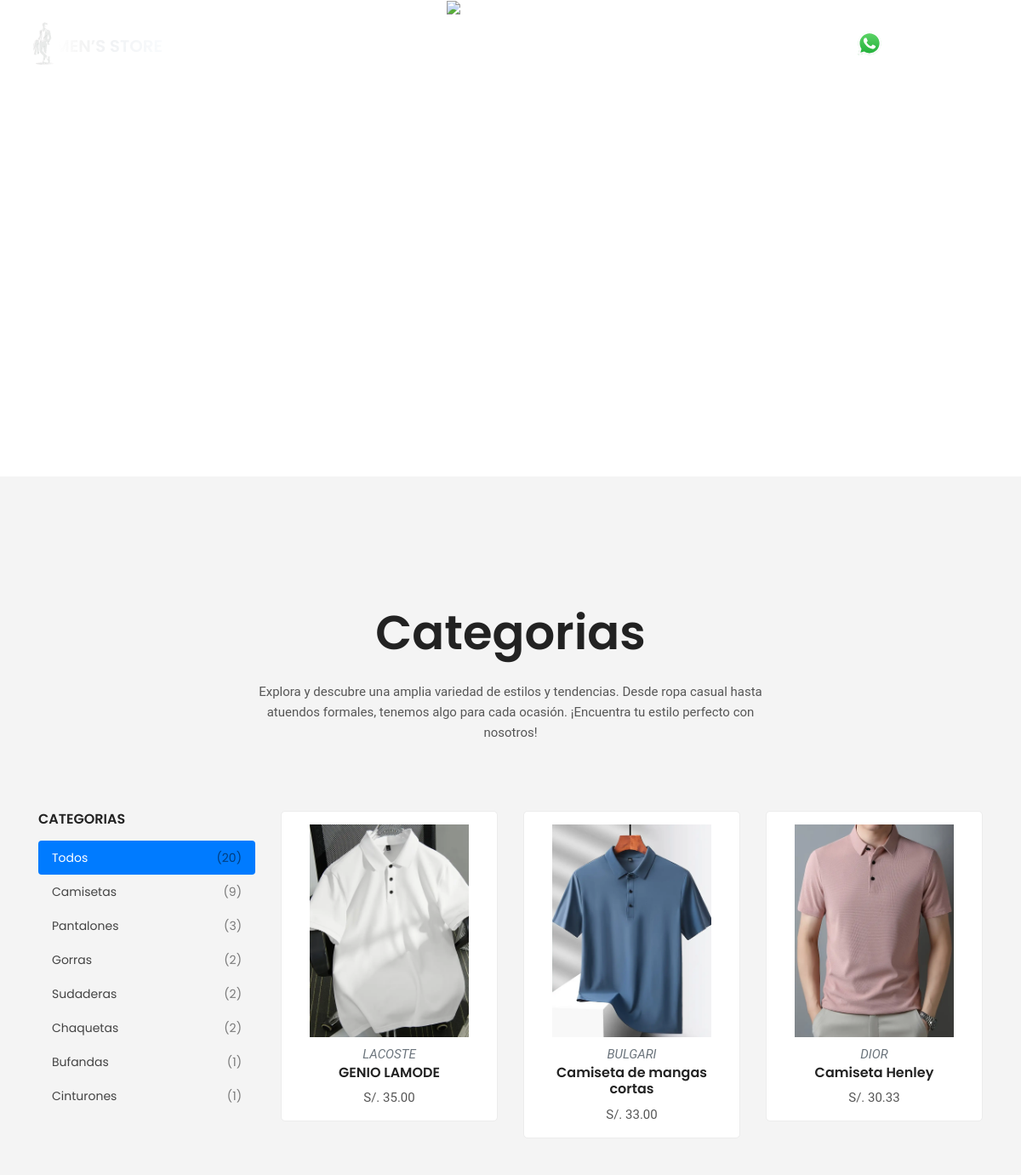
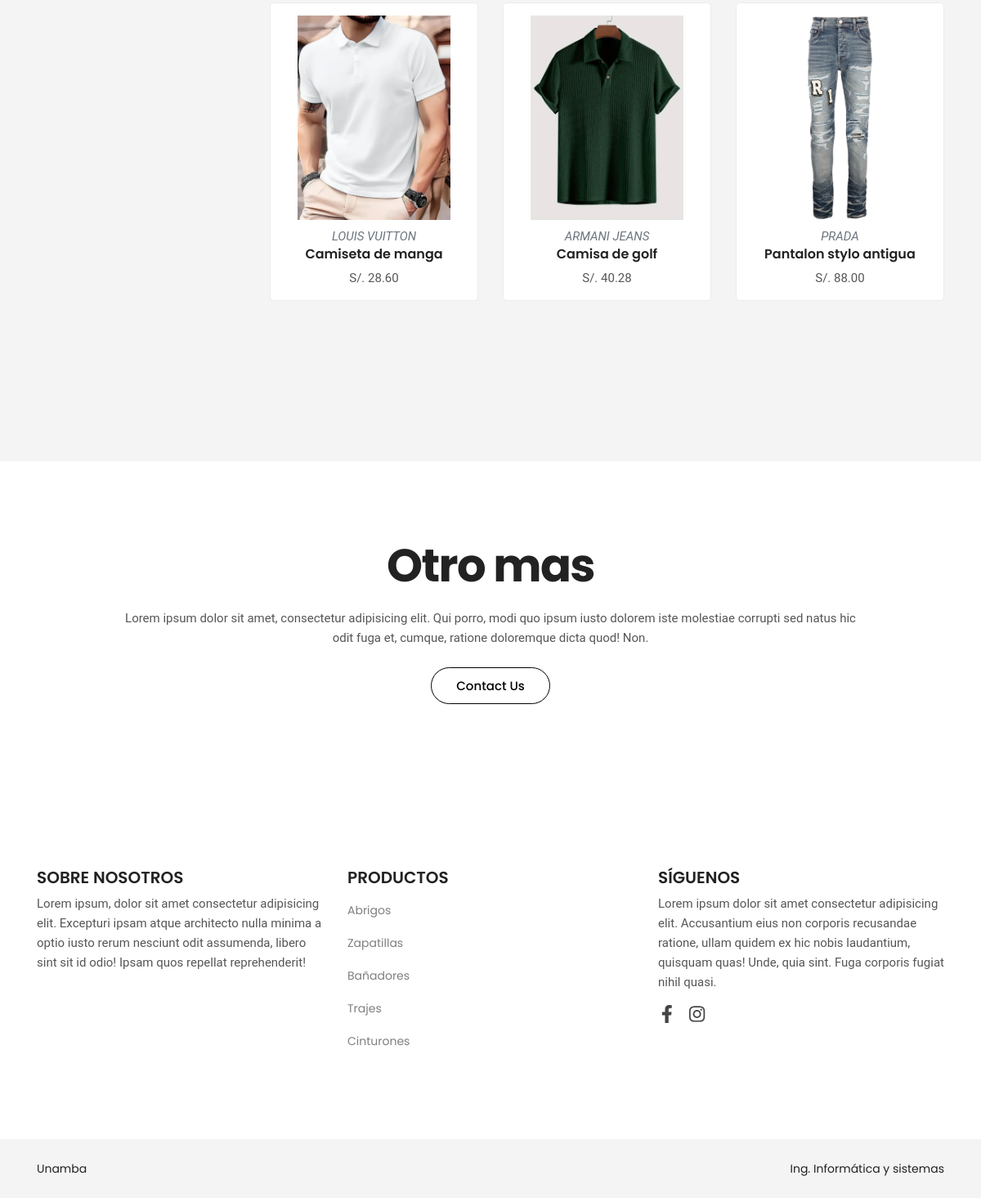
/cliente/producto/producto.php, run on the app's committed database (2 pictures, top to bottom).
### tables this page shows
CREATE TABLE `categoria` (
  `catId` int(11) NOT NULL,
  `catNombre` varchar(100) DEFAULT NULL,
  `catDescripcion` varchar(255) DEFAULT NULL,
  `catDetalle` varchar(100) DEFAULT NULL,
  `catImg` varchar(255) DEFAULT NULL,
  `catFechaRegis` datetime DEFAULT current_timestamp() ON UPDATE current_timestamp()
);

CREATE TABLE `producto` (
  `proId` int(11) NOT NULL,
  `catId` int(11) DEFAULT NULL,
  `marId` int(11) DEFAULT NULL,
  `proNombre` varchar(50) NOT NULL,
  `proDescripcion` varchar(150) DEFAULT NULL,
  `proImg` varchar(255) DEFAULT NULL,
  `proImg2` varchar(255) DEFAULT NULL,
  `proPrecio` decimal(8,2) DEFAULT NULL,
  `proFechaRegistro` datetime DEFAULT current_timestamp() ON UPDATE current_timestamp()
);

CREATE TABLE `marca` (
  `marId` int(11) NOT NULL,
  `marNombre` varchar(50) DEFAULT NULL,
  `marImg` varchar(255) NOT NULL,
  `marFechaRegis` datetime DEFAULT current_timestamp()
);

### cliente/producto/producto.php (the view, shortened to what this page needs)
<?php include "../header.php";
$result = mysqli_query($con, "SELECT COUNT(DISTINCT p.proId) FROM producto p INNER JOIN stock s ON p.proId = s.proId WHERE s.stoCantidad > 0");
$row = mysqli_fetch_row($result);
$numrows = $row[0];
 ?>
<section class="align-items-center-categories">
    <div class="container">
        <div class="row">
            <div class="col-12">
                <div class="text-categories text-center">
                    <h1 class="text-white text-uppercase mb-3"><strong> LO QUE OFRECEMOS </strong></h1>
                    <ol class="breadcrumb d-flex justify-content-center white-70">
                        <li class="breadcrumb-item"><a class="text-uppercase text-white" href="index.php">Inicio</a></li>
                        <li class="breadcrumb-item text-white active">Categorias</li>
                        <li class="breadcrumb-item text-white active">
                            <?php
                            $selectedCategory = isset($_GET['category']) ? $_GET['category'] : '';
                            ?>
                        </li>
                    </ol>
                </div>
            </div>
        </div>
        <div class="fond-section-categories">
            <img src="../recursos/img/welcome/section-categorias.svg" alt="section-categorias">
        </div>
    </div>
</section>
<section id="service" class="section service-area bg-grey ptb_150">
    <div class="container">
        <div class="row justify-content-center">
            <div class="col-12 col-md-10 col-lg-7">
                <div class="section-heading text-center">
                    <h1>Categorias</h1>
                    <p class="d-none d-sm-block mt-4">Explora y descubre una amplia variedad de estilos y tendencias. Desde ropa casual hasta atuendos formales, tenemos algo para cada ocasión. ¡Encuentra tu estilo perfecto con nosotros!</p>
                </div>
            </div>
        </div>
        <div class="row">
        <div class="col-3">
            <div class="nav flex-column nav-pills" id="v-pills-tab" role="tablist" aria-orientation="vertical">
            <h5 class="mb-3">CATEGORIAS</h5>
            <a class="nav-link <?php echo $selectedCategory == '' ? 'active' : ''; ?> d-flex justify-content-between align-items-center" id="v-pills-home-tab" data-toggle="pill" href="#v-pills-home" role="tab" aria-controls="v-pills-home" aria-selected="true">
                Todos <span class="text-black-50 ml-2">(<?= $numrows ?>)</span>
            </a>
            <?php
            $categories = mysqli_query($con, "SELECT catId, catNombre FROM categoria");
            while ($category = mysqli_fetch_assoc($categories)) {
                $category_id = $category['catId'];
                $product_count_query = mysqli_query($con, "SELECT COUNT(DISTINCT p.proId) FROM producto p
                                      INNER JOIN stock s ON p.proId = s.proId
                                      WHERE s.stoCantidad > 0 AND p.catId = $category_id");
                $product_count = mysqli_fetch_row($product_count_query)[0];
                if ($product_count > 0) {
                $activeClass = $selectedCategory == $category_id ? 'active' : '';
                echo "<a class='nav-link d-flex justify-content-between align-items-center $activeClass' id='v-pills-{$category['catId']}-tab' data-toggle='pill' href='#v-pills-{$category['catId']}' role='tab' aria-controls='v-pills-{$category['catId']}' aria-selected='false'>{$category['catNombre']} <span class='text-black-50 ml-2'>($product_count)</span></a>";
                }
            }
            ?>
            </div>
        </div>
        <div class="col-9">
            <div class="tab-content" id="v-pills-tabContent">
            <div class="tab-pane fade <?php echo $selectedCategory == '' ? 'show active' : ''; ?>" id="v-pills-home" role="tabpanel" aria-labelledby="v-pills-home-tab">
                <div class="row">
                <?php
                $qs = "SELECT DISTINCT p.proId, p.proNombre, p.proPrecio, p.proImg, m.marNombre FROM producto p
                       INNER JOIN stock s ON p.proId = s.proId INNER JOIN marca m on m.marId=p.marId
                       WHERE s.stoCantidad > 0
                       ORDER BY p.proId DESC LIMIT 6";
                $r1 = mysqli_query($con, $qs);
                while ($rod = mysqli_fetch_array($r1)) {
                    $id = "$rod[proId]";
                    $name = "$rod[proNombre]";
                    $price = "$rod[proPrecio]";
                    $ufile = "$rod[proImg]";
                    $marNombre = "$rod[marNombre]";
                    echo "
                    <div class='col-12 col-md-6 col-lg-4 mb-3'>
                       <a href='detalleproducto.php?id=$id' class='hover-products'><div class='single-service color-1 bg-hover hover-bottom text-center' style='padding:5px 15px 15px'>
                        <img src='../../paneladministrador/recursos/uploads/producto/$ufile' alt='img' class='category-img'>
                        <p class='text-muted font-italic mt-2'>$marNombre</p>
                        <h5 class='mb-2'>$name</h5>
                        <p>S/. $price</p>
                    </div>  </a>
                    </div>
                    ";
                }
                ?>
                </div>
            </div>
            </div>
        </div>
        </div>
        </div>
    </section>
<section class="section cta-area bg-overlay ptb_100">
    <div class="container">
        <div class="row justify-content-center">
            <div class="col-12 col-lg-10">
                <div class="section-heading text-center m-0">
                    <h2 class="text-black">Otro mas</h2>
                    <p class="text-black d-none d-sm-block mt-4">Lorem ipsum dolor sit amet, consectetur adipisicing elit. Qui porro, modi quo ipsum iusto dolorem iste molestiae corrupti sed natus hic odit fuga et, cumque, ratione doloremque dicta quod! Non.</p>
                    <a href="contacto.php" class="btn btn-bordered-black mt-4">Contact Us</a>
                </div>
            </div>
        </div>
    </div>
</section>
<?php include "../footer.php"; ?>

### cliente/footer.php (shortened to what this page needs)
<?php include "coneccionbd.php"; ?>
<footer class="section footer-area">
        <div class="footer-top ptb_100">
                <div class="container">
                        <div class="row">
                                <div class="col-12 col-sm-6 col-lg-4">
                                        <div class="footer-items">
                                                <h3 class="footer-title text-uppercase mb-2">Sobre Nosotros</h3>
                                                <p class="mb-2">Lorem ipsum, dolor sit amet consectetur adipisicing elit. Excepturi ipsam atque architecto nulla minima a optio iusto rerum nesciunt odit assumenda, libero sint sit id odio! Ipsam quos repellat reprehenderit!</p>
                                        </div>
                                </div>
                                <div class="col-12 col-sm-6 col-lg-4">
                                        <div class="footer-items">
                                                <h3 class="footer-title text-uppercase mb-2">Productos</h3>
                                                <ul>
                                                        <?php
                                                        $q = "SELECT * FROM  categoria ORDER BY catId DESC LIMIT 5";
                                                        $r123 = mysqli_query($con, $q);
                                                        while ($ro = mysqli_fetch_array($r123)) {
                                                                $catId = "$ro[catId]";
                                                                $catNombre = "$ro[catNombre]";
                                                                print "
                                                                <li class='py-2'><a class='text-black-50' href='producto/producto.php?id=$catId'>$catNombre</a></li>
                                                                ";
                                                        }
                                                        ?>
                                                </ul>
                                        </div>
                                </div>
                                <div class="col-12 col-sm-6 col-lg-4">
                                        <div class="footer-items">
                                                <h3 class="footer-title text-uppercase mb-2">Síguenos</h3>
                                                <p class="mb-2">Lorem ipsum dolor sit amet consectetur adipisicing elit. Accusantium eius non corporis recusandae ratione, ullam quidem ex hic nobis laudantium, quisquam quas! Unde, quia sint. Fuga corporis fugiat nihil quasi.</p>
                                                <ul class="social-icons list-inline pt-2">
                                                        <li class="list-inline-item px-1"><a href="https://www.facebook.com/usuario"><i class="fab fa-facebook-f"></i></a></li>
                                                        <li class="list-inline-item px-1"><a href="https://www.instagram.com/usuario"><i class="fab fa-instagram"></i></a></li>
                                                </ul>
                                        </div>
                                </div>
                        </div>
                </div>
        </div>
        <div class="footer-bottom bg-grey">
                <div class="container">
                        <div class="row">
                                <div class="col-12">
                                        <div class="copyright-area d-flex flex-wrap justify-content-center justify-content-sm-between text-center py-4">
                                                <div class="copyright-left">Unamba</div>
                                                <div class="copyright-right">Ing. Informática y sistemas</div>
                                        </div>
                                </div>
                        </div>
                </div>
        </div>
</footer>
</body>
</html>

### cliente/recursos/css/style.css (style rules this page uses)
* { margin: 0; padding: 0; }
body { font-family: 'Poppins', sans-serif; font-size: 14px; line-height: 24px; font-weight: 400; color: #222; }
section, .section { position: relative; }
.container { width: 100%; margin: 0 auto; }
h1,h2,h3,h4,h5,h6 { font-weight: 600; color: #222; margin-bottom: 0; }
h1 { font-size: 4em; font-weight: 600; line-height: 1.2; }
h2 { font-size: 40px; line-height: 1.3; }
h3 { font-size: 20px; line-height: 1.2; }
h5 { font-size: 16px; }
p { font-family: 'Roboto', sans-serif; font-size: 15px; font-weight: 400; line-height: 24px; color: #565656; margin-bottom: 0; }
a { color: #444; -webkit-transition: all 0.3s ease 0s; transition: all 0.3s ease 0s; }
a, a:hover, a:focus { text-decoration: none; outline: none; -webkit-box-shadow: none; box-shadow: none; }
ol, ul { margin: 0; padding: 0; }
ol li, ul li { list-style: none; }
img { height: auto; max-width: 100%; }
.white-70 { color: #ffffff; opacity: 0.7; }
.section-heading { margin-bottom: 80px; }
.section-heading > h2 { display: inline-block; font-size: 56px; font-weight: 700; line-height: 1em; letter-spacing: -1.6px; }
.ptb_100 { padding: 100px 0; }
.ptb_150 { padding: 150px 0; }
.btn { font-size: 15px; font-weight: 500; color: #fff; line-height: 1; text-align: center; padding: 14px 30px; border: 0 none; border-radius: 100px; outline: 0 none; position: relative; z-index: 1; }
.btn.btn-bordered-black { color: black; background: transparent; border:1px solid #000000; }
.align-items-center-categories { position: relative; min-height: 70vh; display: flex; align-items: center; justify-content: center; color: white; text-align: center; overflow: hidden; }
.text-categories { position: relative; z-index: 2; }
.fond-section-categories { position: absolute; top: 0; left: 0; width: 100%; height: 100%; z-index: 1; overflow: hidden; }
.fond-section-categories img { width: 100%; height: 100%; object-fit: cover; }
.bg-overlay, .overlay-dark { position: relative; z-index: 0; }
.bg-overlay::after, .overlay-dark:after { position: absolute; content: ''; height: 100%; width: 100%; top: 0; left: 0; }
.bg-overlay::after { opacity: 0.95; z-index: -1; }
.color-1 { color: #be63f9; }
.bg-grey { background-color: #f4f4f4; }
.btn, .btn:active, .btn.btn-bordered:before, .btn.btn-bordered-white:after { background: linear-gradient(-45deg, #131213 0%, #1d1c1f 100%); }
.social-icons svg { display: block; height: 100%; line-height: 45px; margin: 0 auto; -webkit-transition: all 0.3s ease 0s; transition: all 0.3s ease 0s; }
.bg-hover { position: relative; }
.bg-hover::after { position: absolute; content: ''; height: 10px; width: 100%; left: 0; -webkit-transition: background-color 0.3s ease 0s; transition: background-color 0.3s ease 0s; }
.bg-hover.hover-bottom::after { bottom: 0; }
.service-area { z-index: 1; }
.single-service { position: relative; border: 1px solid #ececec; border-radius: 5px; -webkit-transition: all 0.3s ease 0s; transition: all 0.3s ease 0s; overflow: hidden; margin-bottom: 30px; width: 100%; background: white; }
.category-img { width: 100%; height: 250px; object-fit: contain; margin-top: 10px; border-radius: 10px; }
.breadcrumb { background-color: transparent; margin: 0; }
.breadcrumb-item + .breadcrumb-item::before { content: ">"; color: #fff; }
.footer-area .social-icons a { font-size: 22px; }

### data on the page
categoria: catNombre "Camisetas", product_count "9"
categoria: catNombre "Pantalones", product_count "3"
categoria: catNombre "Gorras", product_count "2"
categoria: catNombre "Sudaderas", product_count "2"
categoria: catNombre "Chaquetas", product_count "2"
categoria: catNombre "Bufandas", product_count "1"
categoria: catNombre "Cinturones", product_count "1"
producto: proImg (picture), marId.marNombre "LACOSTE", proNombre "GENIO LAMODE", proPrecio "35.00"
producto: proImg (picture), marId.marNombre "BULGARI", proNombre "Camiseta de mangas cortas", proPrecio "33.00"
producto: proImg (picture), marId.marNombre "DIOR", proNombre "Camiseta Henley", proPrecio "30.33"
producto: proImg (picture), marId.marNombre "LOUIS VUITTON", proNombre "Camiseta de manga", proPrecio "28.60"
producto: proImg (picture), marId.marNombre "ARMANI JEANS", proNombre "Camisa de golf", proPrecio "40.28"
producto: proImg (picture), marId.marNombre "PRADA", proNombre "Pantalon stylo antigua", proPrecio "88.00"
categoria: catNombre "Abrigos"
categoria: catNombre "Zapatillas"
categoria: catNombre "Bañadores"
categoria: catNombre "Trajes"

### other printed values
$numrows "20"
